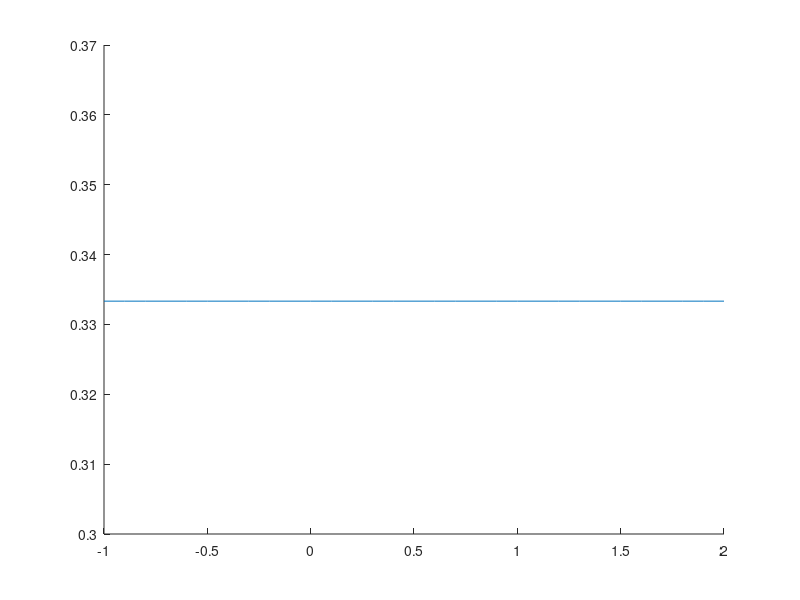

MATLAB code to generate this figure: (Note: this script raises an error after producing the figure.)
clear;
close all;

%% 1.3 ESTIMATION OF PROBABILITY DISTRIBUTIONS

%% Parameters
M = 1;
N = 100;

%% Process 3
a_2 = 0.5;
m = 3;
rp3 = (rand(M,N)-0.5)*m + a_2;

%% Theoretical pdf

x = -1:0.1:2;
theoretical = ones(1, length(x))/3;

%% Estimate using pdf function

figure
hold on
plot(x, theoretical)
pdf(rp3)
legend('Theoretical PDF', 'Estimated PDF')
